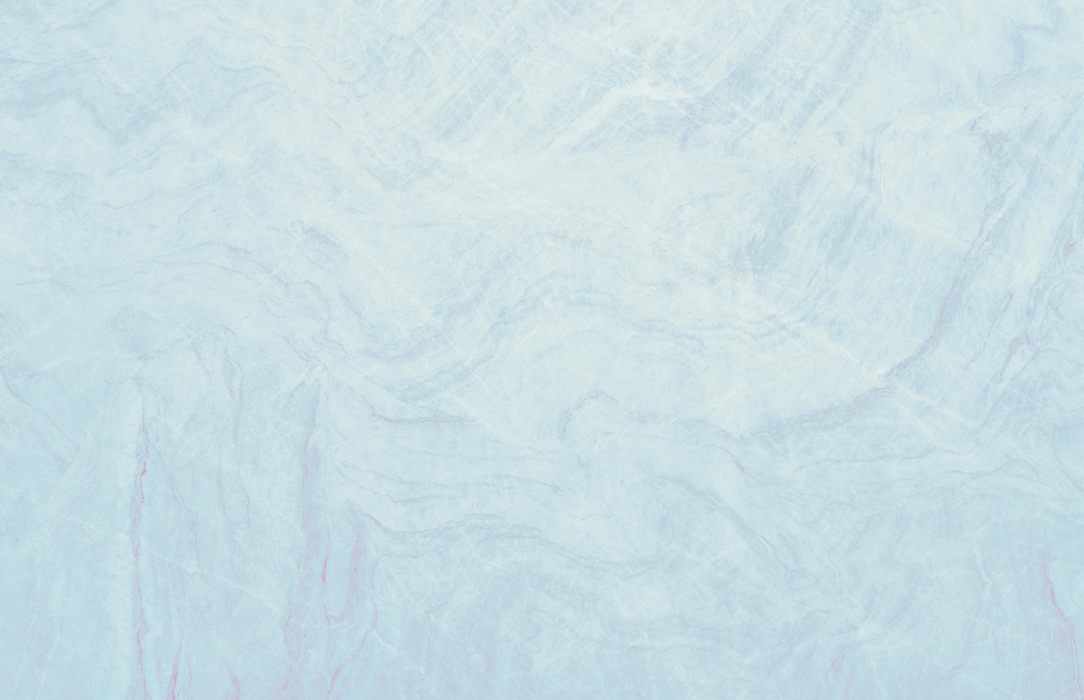
#> input picture instagram-cases/day-01/image-content/background.jpg, 4333 x 2800 px, found by its file name (shown at 1/4 size)
$ python example02.py
#> lines starting #> are read from the running program, lines starting #| are printed output that depends on the picture
from PIL import Image, ImageDraw, ImageFont, ImageFilter
import json
import textwrap
import os
import math
import sys
from typing import Any, Dict, List, Optional, Tuple, Union

TEMPLATE: str = "poster_template.json"

def hex_to_rgb(hex_color: str) -> Tuple[int, int, int]:
    """Convert hex color string to RGB tuple"""
    hex_color = hex_color.lstrip('#')
    if len(hex_color) == 3:
        # Handle short hex like #FFF
        hex_color = ''.join([c*2 for c in hex_color])
    return tuple(int(hex_color[i:i+2], 16) for i in (0, 2, 4))

def hex_to_rgba(hex_color: str) -> Tuple[int, int, int, int]:
    """Convert hex color string to RGBA tuple with full opacity"""
    rgb = hex_to_rgb(hex_color)
    return rgb + (255,)

def normalize_color(color: Union[str, List[int], Tuple[int, ...]]) -> Tuple[int, ...]:
    """Convert color to PIL-compatible format"""
    if isinstance(color, str):
        if color.startswith('#'):
            # Hex color - convert to RGB or RGBA
            if len(color) == 9 or (len(color) == 7 and color.count('#') == 1):
                # Handle RGBA hex if needed, but typically we use RGB
                return hex_to_rgb(color)
            else:
                return hex_to_rgb(color)
        else:
            # Assume it's a named color or invalid - return black
            return (0, 0, 0)
    elif isinstance(color, (list, tuple)):
        # Ensure all values are integers
        return tuple(int(c) for c in color)
    else:
        # Fallback to black
        return (0, 0, 0)

def load_template(path: str = TEMPLATE) -> Dict[str, Any]:
    with open(path, "r", encoding="utf-8") as f:
#> (reads instagram-cases/day-01/image-content/poster_template.json from the repository)
        return json.load(f)

def fit_cover(bg: Image.Image, target_w: int, target_h: int) -> Image.Image:
    # Resize cropping to fill target (cover)
#> called with target_w = 1080, target_h = 877
    bw, bh = bg.size
#> bw = 4333; bh = 2800
    scale: float = max(target_w / bw, target_h / bh)
#> scale = 0.313
    new_w: int = int(bw * scale)
#> new_w = 1357
    new_h: int = int(bh * scale)
#> new_h = 877
    bg = bg.resize((new_w, new_h), Image.LANCZOS)
#> bg: PIL image 1357x877 RGBA
    left: int = (new_w - target_w) // 2
#> left = 138
    top: int = (new_h - target_h) // 2
#> top = 0
    return bg.crop((left, top, left + target_w, top + target_h))
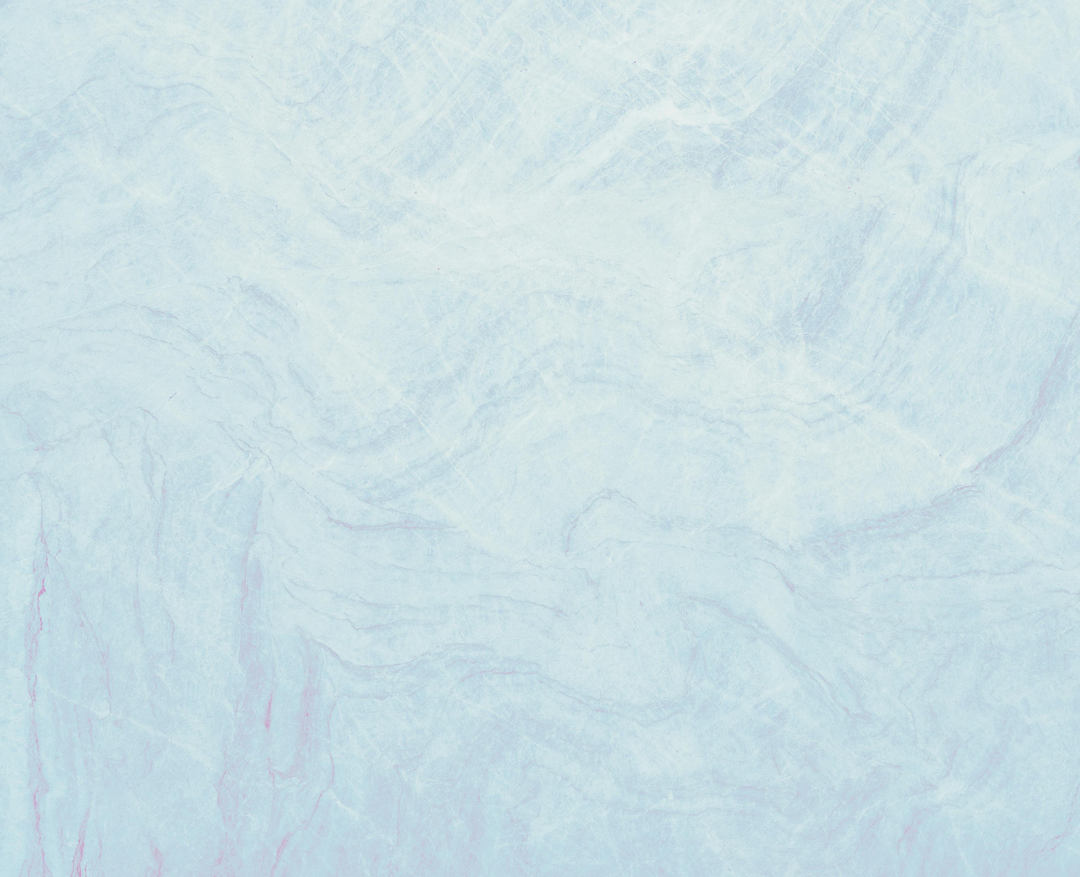
#> returned value: PIL image 1080x877 RGBA; mean R, G, B, A 203.8, 223.8, 229, 255

def draw_rounded_rect(draw: ImageDraw.ImageDraw, xy: Tuple[int, int, int, int], radius: int, fill: Tuple[int, ...]) -> None:
    x0, y0, x1, y1 = xy
    draw.rounded_rectangle(xy, radius=radius, fill=fill)

def draw_wrapped(
    draw: ImageDraw.ImageDraw,
    text: str,
    font: ImageFont.FreeTypeFont,
    x_center: int,
    y_top: int,
    max_width: int,
    fill: Union[str, List[int], Tuple[int, ...]],
    line_spacing: int = 6
) -> int:
    # Normalize fill color
    normalized_fill = normalize_color(fill)

    # measure and wrap with draw.textbbox
    words: List[str] = text.split()
    lines: List[str] = []
    cur: str = ""
    for w in words:
        test: str = (cur + " " + w).strip()
        bbox: Tuple[int, int, int, int] = draw.textbbox((0, 0), test, font=font)
        wtest: int = bbox[2] - bbox[0]
        if wtest <= max_width:
            cur = test
        else:
            if cur:
                lines.append(cur)
            cur = w
    if cur:
        lines.append(cur)

    ascent: int
    descent: int
    ascent, descent = font.getmetrics()
    lh: int = ascent + descent
    y: int = y_top
    for ln in lines:
        bbox = draw.textbbox((0, 0), ln, font=font)
        w = bbox[2] - bbox[0]
        x = x_center - w/2
        draw.text((x, y), ln, font=font, fill=normalized_fill)
        y += lh + line_spacing
    return y  # return y after drawing

def gen_poster(
    bg_path: str,
    out_path: str,
    json_path: str = TEMPLATE,
    overrides: Optional[Dict[str, Any]] = None
) -> None:
    tpl: Dict[str, Any] = load_template(json_path)
    canvas_w: int = tpl["canvas"]["width"]
    canvas_h: int = tpl["canvas"]["height"]

    # Create base
    canvas: Image.Image = Image.new("RGBA", (canvas_w, canvas_h), normalize_color(tpl["canvas"]["background_color"]))
    draw: ImageDraw.ImageDraw = ImageDraw.Draw(canvas)

    # Load and place background image (top area)
    img_area_h: int = int(canvas_h * tpl["image_area"]["height_percent"])
    bg: Image.Image = Image.open(bg_path).convert("RGBA")
    bg_fitted: Image.Image = fit_cover(bg, canvas_w, img_area_h)
    canvas.paste(bg_fitted, (0, 0))
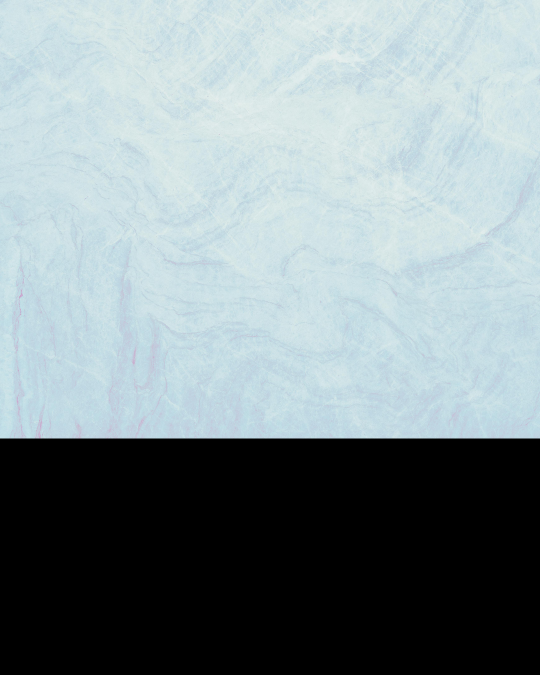
#> canvas: PIL image 1080x1350 RGBA (shown at 1/2 size); mean R, G, B, A 132.4, 145.4, 148.8, 255

    # Draw bottom gradient overlay (from bottom of image downward)
    overlay_h: int = int(canvas_h * tpl["bottom_overlay"]["height_percent"])
    grad: Image.Image = Image.new("RGBA", (canvas_w, overlay_h), (0, 0, 0, 0))
#> grad: PIL image 1080x472 RGBA; every value is 0
    gdraw: ImageDraw.ImageDraw = ImageDraw.Draw(grad)
    r1, g1, b1, a1 = tpl["bottom_overlay"]["gradient"]["from_rgba"]
    r2, g2, b2, a2 = tpl["bottom_overlay"]["gradient"]["to_rgba"]
    for i in range(overlay_h):
        t: float = i / float(overlay_h - 1) if overlay_h > 1 else 0.0
        a: int = int(a1 * (1 - t) + a2 * (t))
        gdraw.line([(0, i), (canvas_w, i)], fill=(r1, g1, b1, a))
    canvas.paste(grad, (0, img_area_h), grad)
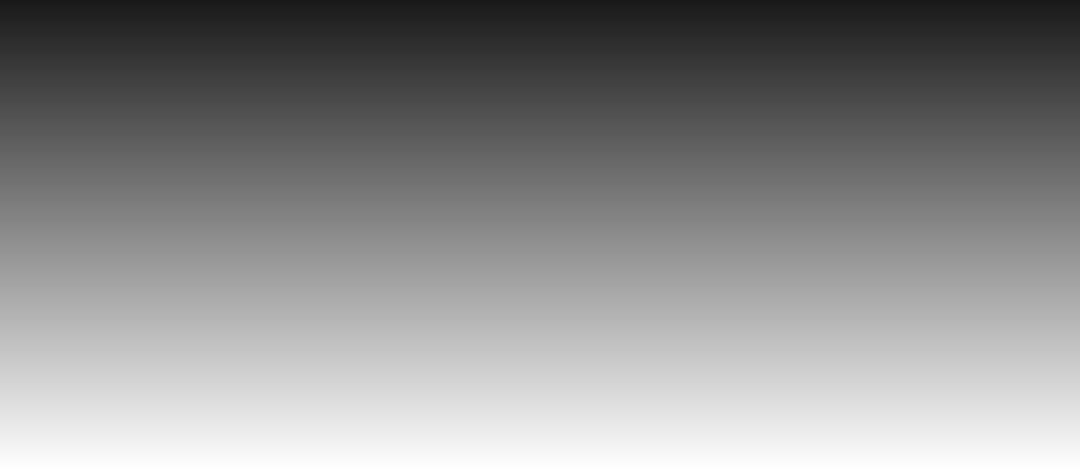
#> grad: PIL image 1080x472 RGBA; mean R, G, B, A 0, 0, 0, 114.5; transparent parts drawn white
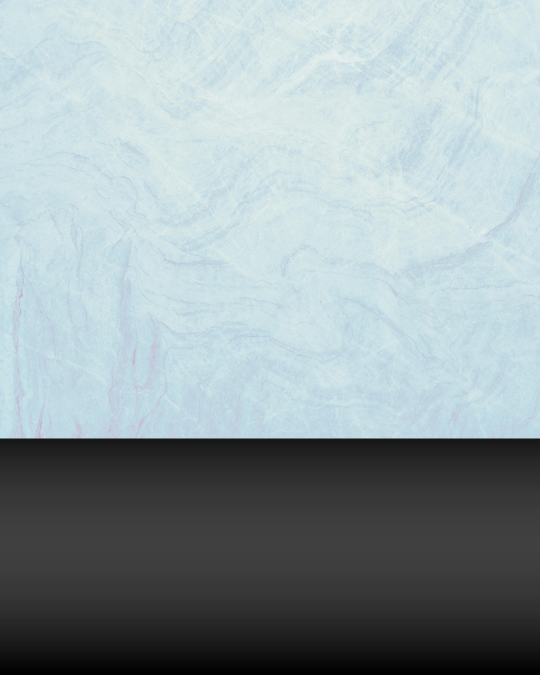
#> canvas: PIL image 1080x1350 RGBA (shown at 1/2 size); mean R, G, B, A 132.4, 145.4, 148.8, 239; transparent parts drawn white

    # Draw slide indicator
    if tpl["slide_indicator"]["enabled"]:
        box_w: int = tpl["slide_indicator"]["box"]["width"]
        box_h: int = tpl["slide_indicator"]["box"]["height"]
        margin_x: int
        margin_y: int
        margin_x, margin_y = tpl["slide_indicator"]["margin"]
        px: int = canvas_w - box_w - margin_x
        py: int = margin_y
        # rounded rect
        draw_rounded_rect(
            draw,
            (px, py, px + box_w, py + box_h),
            tpl["slide_indicator"]["box"]["corner_radius"],
            normalize_color(tpl["slide_indicator"]["box"]["bg_color"])
        )
        # text
        si_font: ImageFont.FreeTypeFont = ImageFont.truetype(
            tpl["slide_indicator"]["text_style"]["font_path"],
            tpl["slide_indicator"]["text_style"]["font_size"]
        )
        si_text: str = "3/8"  # default; you can override
        bbox = draw.textbbox((0, 0), si_text, font=si_font)
#> bbox = (0, 6, 45, 29)
        tw = bbox[2] - bbox[0]
#> tw = 45
        draw.text(
            (px + (box_w - tw) / 2, py + (box_h - tpl["slide_indicator"]["text_style"]["font_size"]) / 2 - 4),
            si_text,
            font=si_font,
            fill=normalize_color(tpl["slide_indicator"]["text_style"]["color"])
        )

    # Overlay top-of-overlay coords
    overlay_top: int = img_area_h
    left_margin: int = int(canvas_w * tpl["margins"]["left_percent"])
    right_margin: int = int(canvas_w * tpl["margins"]["right_percent"])
    content_center_x: int = canvas_w // 2
    max_text_w: int = canvas_w - left_margin - right_margin

    # Myth label
    myth: Dict[str, Any] = tpl["myth_label"]
    myth_font: ImageFont.FreeTypeFont = ImageFont.truetype(
        myth["style"]["font_path"],
        myth["style"]["font_size"]
    )
    myth_y: int = overlay_top + int(overlay_h * myth["position"]["y_offset_percent_from_overlay_top"])
    myth_text: str = myth["text"]
    bbox = draw.textbbox((0, 0), myth_text, font=myth_font)
#> bbox = (0, 10, 231, 62)
    myth_width = bbox[2] - bbox[0]
#> myth_width = 231
    draw.text(
        (content_center_x - myth_width / 2, myth_y),
        myth_text,
        font=myth_font,
        fill=normalize_color(myth["style"]["color"])
    )

    # Myth statement with X icon
    ms: Dict[str, Any] = tpl["myth_statement"]
    ms_font: ImageFont.FreeTypeFont = ImageFont.truetype(
        ms["style"]["font_path"],
        ms["style"]["font_size"]
    )
    ms_y: int = overlay_top + int(overlay_h * ms["position"]["y_offset_percent_from_overlay_top"])
    # draw icon circle + X if enabled
    if ms.get("icon", {}).get("draw_x_icon", False):
        c: Dict[str, Any] = ms["icon"]["x_icon"]
        circle_r: int = c["circle_radius"]
        # compute where to draw: left of text center
        # text width:
        txt: str = ms["text"]
        # Remove the ✖ symbol for width calculation if it's part of the text
        clean_txt = txt.replace("✖", "").strip()
        if clean_txt:
            bbox = draw.textbbox((0, 0), clean_txt, font=ms_font)
#> bbox = (0, 8, 657, 50)
            txt_w = bbox[2] - bbox[0]
#> txt_w = 657
        else:
            txt_w = 0
        total_w: float = txt_w + circle_r * 2 + c["pad_right"]
#> total_w = 719
        start_x: float = content_center_x - total_w / 2
#> start_x = 180.5
        cx: float = start_x + circle_r
#> cx = 206.5
        cy: float = ms_y + ms_font.getmetrics()[0] // 2
        # circle
        draw.ellipse(
            (cx - circle_r, cy - circle_r, cx + circle_r, cy + circle_r),
            fill=normalize_color(c["circle_color"])
        )
        # draw X
        x_th: int = c["x_thickness"]
        offset: int = int(circle_r * 0.6)
        draw.line(
            (cx - offset, cy - offset, cx + offset, cy + offset),
            fill=normalize_color(c["x_color"]),
            width=x_th
        )
        draw.line(
            (cx - offset, cy + offset, cx + offset, cy - offset),
            fill=normalize_color(c["x_color"]),
            width=x_th
        )
        text_x: float = start_x + circle_r * 2 + c["pad_right"]
#> text_x = 242.5
        draw.text((text_x, ms_y), txt, font=ms_font, fill=normalize_color(ms["style"]["color"]))
    else:
        bbox = draw.textbbox((0, 0), ms["text"], font=ms_font)
        ms_width = bbox[2] - bbox[0]
        draw.text(
            (content_center_x - ms_width / 2, ms_y),
            ms["text"],
            font=ms_font,
            fill=normalize_color(ms["style"]["color"])
        )

    # Truth label
    tlabel: Dict[str, Any] = tpl["truth_label"]
    t_font: ImageFont.FreeTypeFont = ImageFont.truetype(
        tlabel["style"]["font_path"],
        tlabel["style"]["font_size"]
    )
    t_y: int = overlay_top + int(overlay_h * tlabel["position"]["y_offset_percent_from_overlay_top"])
    bbox = draw.textbbox((0, 0), tlabel["text"], font=t_font)
#> bbox = (-1, 8, 115, 38)
    t_width = bbox[2] - bbox[0]
#> t_width = 116
    draw.text(
        (content_center_x - t_width / 2, t_y),
        tlabel["text"],
        font=t_font,
        fill=normalize_color(tlabel["style"]["color"])
    )
    # underline if requested
    if tlabel["style"].get("underline"):
        padding = 4
        underline_y: int = t_y + t_font.getmetrics()[0] + 6
        draw.line(
            (content_center_x - t_width / 2 - padding, underline_y,
             content_center_x + t_width / 2 + padding, underline_y),
            fill=normalize_color(tlabel["style"]["color"]),
            width=3
        )

    # Truth explanation (wrapped)
    tex: Dict[str, Any] = tpl["truth_explanation"]
    tex_font: ImageFont.FreeTypeFont = ImageFont.truetype(
        tex["style"]["font_path"],
        tex["style"]["font_size"]
    )
    tex_y: int = overlay_top + int(overlay_h * tex["position"]["y_offset_percent_from_overlay_top"])
    draw_wrapped(
        draw,
        tex["text"],
        tex_font,
        content_center_x,
        tex_y,
        int(canvas_w * tex["style"]["max_width_percent"]),
        fill=tex["style"]["color"],
        line_spacing=tex["style"].get("line_spacing", 8)  # Increased default line spacing
    )

    # Save
    canvas.convert("RGB").save(out_path, quality=92)
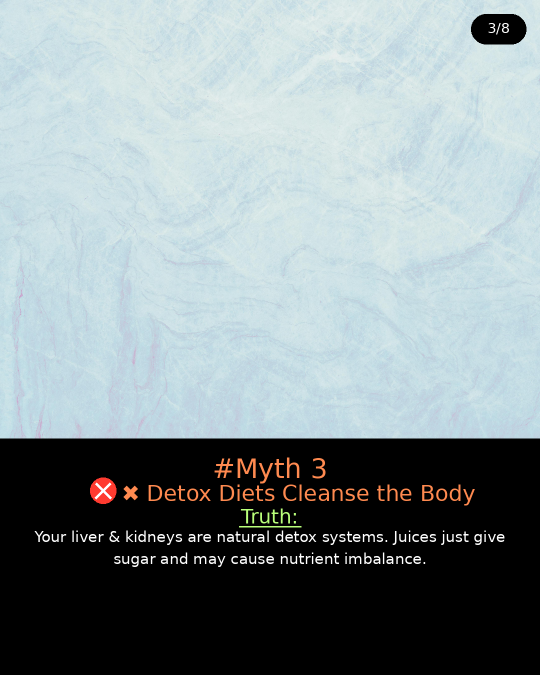
#> saved as output-image-01.jpg: PIL image 1080x1350 RGB (shown at 1/2 size); mean R, G, B 135.3, 147.3, 150.3
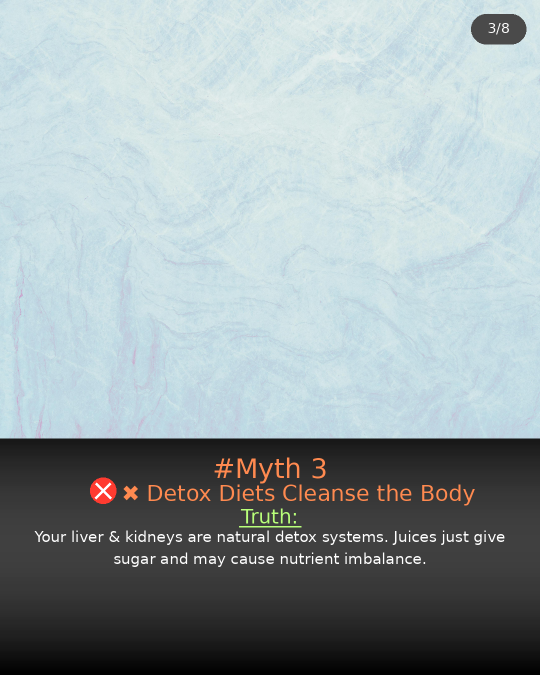
#> canvas: PIL image 1080x1350 RGBA (shown at 1/2 size); mean R, G, B, A 135.3, 147.3, 150.3, 239.6; transparent parts drawn white
    print("Saved:", out_path)

if __name__ == "__main__":
    current_dir = os.path.join(os.getcwd(), "instagram-case", "day-01","image-content")
    background_image = os.path.join(current_dir,"background.jpg")
    output_image = os.path.join(current_dir,"output-image-01.jpg")
    template_json = os.path.join(current_dir,"poster_template.json")

    print(current_dir)

    gen_poster(background_image, output_image, json_path=template_json)
